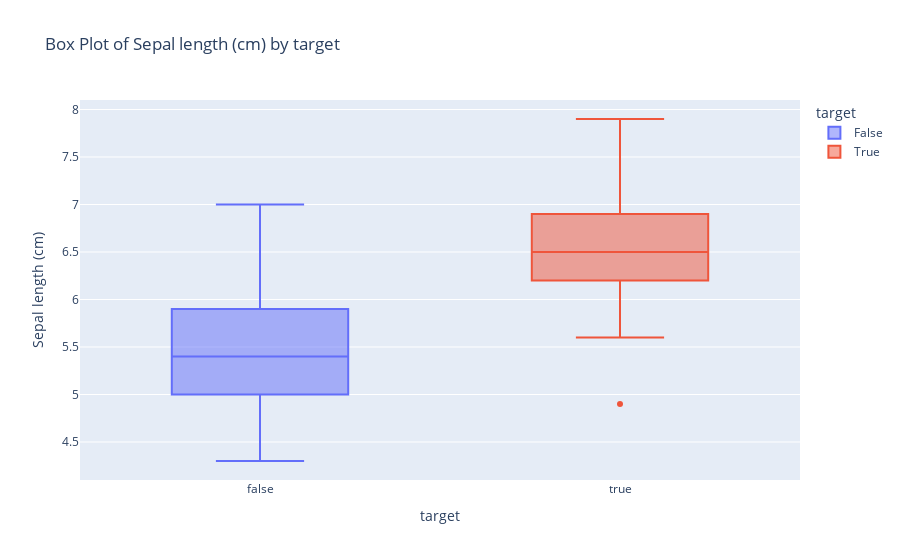

The notebook cell saved with this chart:
### Code cell
fig_boxplot = px.box(df, x="target", y="sepal length (cm)", title="Box Plot of Sepal length (cm) by target",
                     color='target'  # Set box color based on Species
                    )

# Update layout
fig_boxplot.update_layout(xaxis_title="target", yaxis_title="Sepal length (cm)",)

# Show the box plot
fig_boxplot.show()

### Figure 1 — Plotly figure (JSON) as saved in the notebook; plotly's stock layout.template omitted (floating-point values rounded to 4 significant figures)
{"data": [{"alignmentgroup": "True", "hovertemplate": "target=%{x}<br>sepal length (cm)=%{y}<extra></extra>", "legendgroup": "False", "marker": {"color": "#636efa"}, "name": "False", "notched": false, "offsetgroup": "False", "orientation": "v", "showlegend": true, "type": "box", "x": [false, false, false, false, false, false, false, false, false, false, false, false, false, false, false, false, false, false, false, false, false, false, false, false, false, false, false, false, false, false, false, false, false, false, false, false, false, false, false, false, false, false, false, false, false, false, false, false, false, false, false, false, false, false, false, false, false, false, false, false, false, false, false, false, false, false, false, false, false, false, false, false, false, false, false, false, false, false, false, false, false, false, false, false, false, false, false, false, false, false, false, false, false, false, false, false, false, false, false, false], "x0": " ", "xaxis": "x", "y": [5.1, 4.9, 4.7, 4.6, 5, 5.4, 4.6, 5, 4.4, 4.9, 5.4, 4.8, 4.8, 4.3, 5.8, 5.7, 5.4, 5.1, 5.7, 5.1, 5.4, 5.1, 4.6, 5.1, 4.8, 5, 5, 5.2, 5.2, 4.7, 4.8, 5.4, 5.2, 5.5, 4.9, 5, 5.5, 4.9, 4.4, 5.1, 5, 4.5, 4.4, 5, 5.1, 4.8, 5.1, 4.6, 5.3, 5, 7, 6.4, 6.9, 5.5, 6.5, 5.7, 6.3, 4.9, 6.6, 5.2, 5, 5.9, 6, 6.1, 5.6, 6.7, 5.6, 5.8, 6.2, 5.6, 5.9, 6.1, 6.3, 6.1, 6.4, 6.6, 6.8, 6.7, 6, 5.7, 5.5, 5.5, 5.8, 6, 5.4, 6, 6.7, 6.3, 5.6, 5.5, 5.5, 6.1, 5.8, 5, 5.6, 5.7, 5.7, 6.2, 5.1, 5.7], "y0": " ", "yaxis": "y"}, {"alignmentgroup": "True", "hovertemplate": "target=%{x}<br>sepal length (cm)=%{y}<extra></extra>", "legendgroup": "True", "marker": {"color": "#EF553B"}, "name": "True", "notched": false, "offsetgroup": "True", "orientation": "v", "showlegend": true, "type": "box", "x": [true, true, true, true, true, true, true, true, true, true, true, true, true, true, true, true, true, true, true, true, true, true, true, true, true, true, true, true, true, true, true, true, true, true, true, true, true, true, true, true, true, true, true, true, true, true, true, true, true, true], "x0": " ", "xaxis": "x", "y": [6.3, 5.8, 7.1, 6.3, 6.5, 7.6, 4.9, 7.3, 6.7, 7.2, 6.5, 6.4, 6.8, 5.7, 5.8, 6.4, 6.5, 7.7, 7.7, 6, 6.9, 5.6, 7.7, 6.3, 6.7, 7.2, 6.2, 6.1, 6.4, 7.2, 7.4, 7.9, 6.4, 6.3, 6.1, 7.7, 6.3, 6.4, 6, 6.9, 6.7, 6.9, 5.8, 6.8, 6.7, 6.7, 6.3, 6.5, 6.2, 5.9], "y0": " ", "yaxis": "y"}], "layout": {"boxmode": "overlay", "legend": {"title": {"text": "target"}, "tracegroupgap": 0}, "title": {"text": "Box Plot of Sepal length (cm) by target"}, "xaxis": {"anchor": "y", "categoryarray": [false, true], "categoryorder": "array", "domain": [0, 1], "title": {"text": "target"}}, "yaxis": {"anchor": "x", "domain": [0, 1], "title": {"text": "Sepal length (cm)"}}}}
